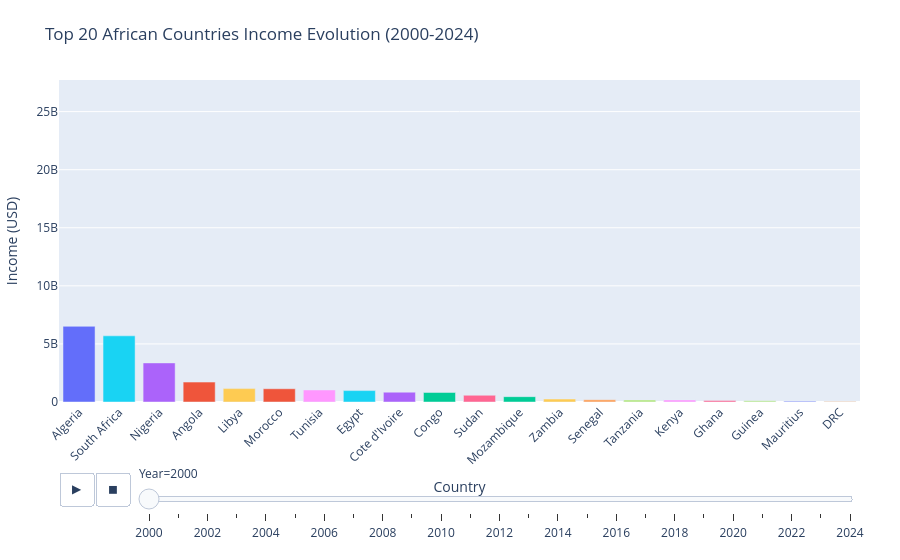

Notebook cell for this chart:
### Markdown cell above
5. Interactive Plotly Dashboard with Time Slider

What it is: A dynamic HTML-based visualization where the user can slide a timeline handle at the bottom back and forth to see bar charts or bubble sizes change instantly.

Why use it: Perfect for embedding into web pages, Jupyter Notebooks, or sharing as an interactive standalone file where users want to hover over datapoints to see exact values.

### Code cell
import plotly.express as px

latest_year = year_columns[-1]
top_n = 20

top_countries = data.sort_values(by=latest_year, ascending=False).head(top_n)['Country English']
df_top = data[data['Country English'].isin(top_countries)].copy()

df_long = df_top.melt(
    id_vars=['Country English'],
    value_vars=year_columns,
    var_name='Year',
    value_name='Income'
)
df_long['Year'] = df_long['Year'].astype(int)

fig = px.bar(
    df_long,
    x='Country English',
    y='Income',
    color='Country English',
    animation_frame='Year',
    animation_group='Country English',
    range_y=[0, df_long['Income'].max() * 1.05],
    title=f'Top {top_n} African Countries Income Evolution (2000-2024)',
    labels={'Country English': 'Country', 'Income': 'Income (USD)'}
)

fig.update_layout(
    showlegend=False,
    xaxis_tickangle=-45,
    transition={'duration': 500},
    margin=dict(l=40, r=40, t=80, b=140)
)
fig.update_xaxes(categoryorder='total descending')
fig.show()

### Figure 1 — Plotly figure (JSON) as saved in the notebook; plotly's stock layout.template omitted (floating-point values rounded to 4 significant figures)
{"data": [{"hovertemplate": "Country=%{x}<br>Year=2000<br>Income (USD)=%{y}<extra></extra>", "ids": ["Algeria"], "legendgroup": "Algeria", "marker": {"color": "#636efa", "pattern": {"shape": ""}}, "name": "Algeria", "orientation": "v", "showlegend": true, "textposition": "auto", "type": "bar", "x": ["Algeria"], "xaxis": "x", "y": [6515000000.0], "yaxis": "y"}, {"hovertemplate": "Country=%{x}<br>Year=2000<br>Income (USD)=%{y}<extra></extra>", "ids": ["Angola"], "legendgroup": "Angola", "marker": {"color": "#EF553B", "pattern": {"shape": ""}}, "name": "Angola", "orientation": "v", "showlegend": true, "textposition": "auto", "type": "bar", "x": ["Angola"], "xaxis": "x", "y": [1715000000.0], "yaxis": "y"}, {"hovertemplate": "Country=%{x}<br>Year=2000<br>Income (USD)=%{y}<extra></extra>", "ids": ["Congo"], "legendgroup": "Congo", "marker": {"color": "#00cc96", "pattern": {"shape": ""}}, "name": "Congo", "orientation": "v", "showlegend": true, "textposition": "auto", "type": "bar", "x": ["Congo"], "xaxis": "x", "y": [821400000.0], "yaxis": "y"}, {"hovertemplate": "Country=%{x}<br>Year=2000<br>Income (USD)=%{y}<extra></extra>", "ids": ["Cote d'Ivoire"], "legendgroup": "Cote d'Ivoire", "marker": {"color": "#ab63fa", "pattern": {"shape": ""}}, "name": "Cote d'Ivoire", "orientation": "v", "showlegend": true, "textposition": "auto", "type": "bar", "x": ["Cote d'Ivoire"], "xaxis": "x", "y": [847400000.0], "yaxis": "y"}, {"hovertemplate": "Country=%{x}<br>Year=2000<br>Income (USD)=%{y}<extra></extra>", "ids": ["DRC"], "legendgroup": "DRC", "marker": {"color": "#FFA15A", "pattern": {"shape": ""}}, "name": "DRC", "orientation": "v", "showlegend": true, "textposition": "auto", "type": "bar", "x": ["DRC"], "xaxis": "x", "y": [32300000.0], "yaxis": "y"}, {"hovertemplate": "Country=%{x}<br>Year=2000<br>Income (USD)=%{y}<extra></extra>", "ids": ["Egypt"], "legendgroup": "Egypt", "marker": {"color": "#19d3f3", "pattern": {"shape": ""}}, "name": "Egypt", "orientation": "v", "showlegend": true, "textposition": "auto", "type": "bar", "x": ["Egypt"], "xaxis": "x", "y": [983000000.0], "yaxis": "y"}, {"hovertemplate": "Country=%{x}<br>Year=2000<br>Income (USD)=%{y}<extra></extra>", "ids": ["Ghana"], "legendgroup": "Ghana", "marker": {"color": "#FF6692", "pattern": {"shape": ""}}, "name": "Ghana", "orientation": "v", "showlegend": true, "textposition": "auto", "type": "bar", "x": ["Ghana"], "xaxis": "x", "y": [123200000.0], "yaxis": "y"}, {"hovertemplate": "Country=%{x}<br>Year=2000<br>Income (USD)=%{y}<extra></extra>", "ids": ["Guinea"], "legendgroup": "Guinea", "marker": {"color": "#B6E880", "pattern": {"shape": ""}}, "name": "Guinea", "orientation": "v", "showlegend": true, "textposition": "auto", "type": "bar", "x": ["Guinea"], "xaxis": "x", "y": [101100000.0], "yaxis": "y"}, {"hovertemplate": "Country=%{x}<br>Year=2000<br>Income (USD)=%{y}<extra></extra>", "ids": ["Kenya"], "legendgroup": "Kenya", "marker": {"color": "#FF97FF", "pattern": {"shape": ""}}, "name": "Kenya", "orientation": "v", "showlegend": true, "textposition": "auto", "type": "bar", "x": ["Kenya"], "xaxis": "x", "y": [178100000.0], "yaxis": "y"}, {"hovertemplate": "Country=%{x}<br>Year=2000<br>Income (USD)=%{y}<extra></extra>", "ids": ["Libya"], "legendgroup": "Libya", "marker": {"color": "#FECB52", "pattern": {"shape": ""}}, "name": "Libya", "orientation": "v", "showlegend": true, "textposition": "auto", "type": "bar", "x": ["Libya"], "xaxis": "x", "y": [1152000000.0], "yaxis": "y"}, {"hovertemplate": "Country=%{x}<br>Year=2000<br>Income (USD)=%{y}<extra></extra>", "ids": ["Mauritius"], "legendgroup": "Mauritius", "marker": {"color": "#636efa", "pattern": {"shape": ""}}, "name": "Mauritius", "orientation": "v", "showlegend": true, "textposition": "auto", "type": "bar", "x": ["Mauritius"], "xaxis": "x", "y": [64870000.0], "yaxis": "y"}, {"hovertemplate": "Country=%{x}<br>Year=2000<br>Income (USD)=%{y}<extra></extra>", "ids": ["Morocco"], "legendgroup": "Morocco", "marker": {"color": "#EF553B", "pattern": {"shape": ""}}, "name": "Morocco", "orientation": "v", "showlegend": true, "textposition": "auto", "type": "bar", "x": ["Morocco"], "xaxis": "x", "y": [1140000000.0], "yaxis": "y"}, {"hovertemplate": "Country=%{x}<br>Year=2000<br>Income (USD)=%{y}<extra></extra>", "ids": ["Mozambique"], "legendgroup": "Mozambique", "marker": {"color": "#00cc96", "pattern": {"shape": ""}}, "name": "Mozambique", "orientation": "v", "showlegend": true, "textposition": "auto", "type": "bar", "x": ["Mozambique"], "xaxis": "x", "y": [458800000.0], "yaxis": "y"}, {"hovertemplate": "Country=%{x}<br>Year=2000<br>Income (USD)=%{y}<extra></extra>", "ids": ["Nigeria"], "legendgroup": "Nigeria", "marker": {"color": "#ab63fa", "pattern": {"shape": ""}}, "name": "Nigeria", "orientation": "v", "showlegend": true, "textposition": "auto", "type": "bar", "x": ["Nigeria"], "xaxis": "x", "y": [3365000000.0], "yaxis": "y"}, {"hovertemplate": "Country=%{x}<br>Year=2000<br>Income (USD)=%{y}<extra></extra>", "ids": ["Senegal"], "legendgroup": "Senegal", "marker": {"color": "#FFA15A", "pattern": {"shape": ""}}, "name": "Senegal", "orientation": "v", "showlegend": true, "textposition": "auto", "type": "bar", "x": ["Senegal"], "xaxis": "x", "y": [197200000.0], "yaxis": "y"}, {"hovertemplate": "Country=%{x}<br>Year=2000<br>Income (USD)=%{y}<extra></extra>", "ids": ["South Africa"], "legendgroup": "South Africa", "marker": {"color": "#19d3f3", "pattern": {"shape": ""}}, "name": "South Africa", "orientation": "v", "showlegend": true, "textposition": "auto", "type": "bar", "x": ["South Africa"], "xaxis": "x", "y": [5696000000.0], "yaxis": "y"}, {"hovertemplate": "Country=%{x}<br>Year=2000<br>Income (USD)=%{y}<extra></extra>", "ids": ["Sudan"], "legendgroup": "Sudan", "marker": {"color": "#FF6692", "pattern": {"shape": ""}}, "name": "Sudan", "orientation": "v", "showlegend": true, "textposition": "auto", "type": "bar", "x": ["Sudan"], "xaxis": "x", "y": [579600000.0], "yaxis": "y"}, {"hovertemplate": "Country=%{x}<br>Year=2000<br>Income (USD)=%{y}<extra></extra>", "ids": ["Tanzania"], "legendgroup": "Tanzania", "marker": {"color": "#B6E880", "pattern": {"shape": ""}}, "name": "Tanzania", "orientation": "v", "showlegend": true, "textposition": "auto", "type": "bar", "x": ["Tanzania"], "xaxis": "x", "y": [180400000.0], "yaxis": "y"}, {"hovertemplate": "Country=%{x}<br>Year=2000<br>Income (USD)=%{y}<extra></extra>", "ids": ["Tunisia"], "legendgroup": "Tunisia", "marker": {"color": "#FF97FF", "pattern": {"shape": ""}}, "name": "Tunisia", "orientation": "v", "showlegend": true, "textposition": "auto", "type": "bar", "x": ["Tunisia"], "xaxis": "x", "y": [1036000000.0], "yaxis": "y"}, {"hovertemplate": "Country=%{x}<br>Year=2000<br>Income (USD)=%{y}<extra></extra>", "ids": ["Zambia"], "legendgroup": "Zambia", "marker": {"color": "#FECB52", "pattern": {"shape": ""}}, "name": "Zambia", "orientation": "v", "showlegend": true, "textposition": "auto", "type": "bar", "x": ["Zambia"], "xaxis": "x", "y": [255100000.0], "yaxis": "y"}], "layout": {"barmode": "relative", "legend": {"title": {"text": "Country"}, "tracegroupgap": 0}, "margin": {"b": 140, "l": 40, "r": 40, "t": 80}, "showlegend": false, "sliders": [{"active": 0, "currentvalue": {"prefix": "Year="}, "len": 0.9, "pad": {"b": 10, "t": 60}, "steps": [{"args": [["2000"], {"frame": {"duration": 0, "redraw": true}, "fromcurrent": true, "mode": "immediate", "transition": {"duration": 0, "easing": "linear"}}], "label": "2000", "method": "animate"}, {"args": [["2001"], {"frame": {"duration": 0, "redraw": true}, "fromcurrent": true, "mode": "immediate", "transition": {"duration": 0, "easing": "linear"}}], "label": "2001", "method": "animate"}, {"args": [["2002"], {"frame": {"duration": 0, "redraw": true}, "fromcurrent": true, "mode": "immediate", "transition": {"duration": 0, "easing": "linear"}}], "label": "2002", "method": "animate"}, {"args": [["2003"], {"frame": {"duration": 0, "redraw": true}, "fromcurrent": true, "mode": "immediate", "transition": {"duration": 0, "easing": "linear"}}], "label": "2003", "method": "animate"}, {"args": [["2004"], {"frame": {"duration": 0, "redraw": true}, "fromcurrent": true, "mode": "immediate", "transition": {"duration": 0, "easing": "linear"}}], "label": "2004", "method": "animate"}, {"args": [["2005"], {"frame": {"duration": 0, "redraw": true}, "fromcurrent": true, "mode": "immediate", "transition": {"duration": 0, "easing": "linear"}}], "label": "2005", "method": "animate"}, {"args": [["2006"], {"frame": {"duration": 0, "redraw": true}, "fromcurrent": true, "mode": "immediate", "transition": {"duration": 0, "easing": "linear"}}], "label": "2006", "method": "animate"}, {"args": [["2007"], {"frame": {"duration": 0, "redraw": true}, "fromcurrent": true, "mode": "immediate", "transition": {"duration": 0, "easing": "linear"}}], "label": "2007", "method": "animate"}, {"args": [["2008"], {"frame": {"duration": 0, "redraw": true}, "fromcurrent": true, "mode": "immediate", "transition": {"duration": 0, "easing": "linear"}}], "label": "2008", "method": "animate"}, {"args": [["2009"], {"frame": {"duration": 0, "redraw": true}, "fromcurrent": true, "mode": "immediate", "transition": {"duration": 0, "easing": "linear"}}], "label": "2009", "method": "animate"}, {"args": [["2010"], {"frame": {"duration": 0, "redraw": true}, "fromcurrent": true, "mode": "immediate", "transition": {"duration": 0, "easing": "linear"}}], "label": "2010", "method": "animate"}, {"args": [["2011"], {"frame": {"duration": 0, "redraw": true}, "fromcurrent": true, "mode": "immediate", "transition": {"duration": 0, "easing": "linear"}}], "label": "2011", "method": "animate"}, {"args": [["2012"], {"frame": {"duration": 0, "redraw": true}, "fromcurrent": true, "mode": "immediate", "transition": {"duration": 0, "easing": "linear"}}], "label": "2012", "method": "animate"}, {"args": [["2013"], {"frame": {"duration": 0, "redraw": true}, "fromcurrent": true, "mode": "immediate", "transition": {"duration": 0, "easing": "linear"}}], "label": "2013", "method": "animate"}, {"args": [["2014"], {"frame": {"duration": 0, "redraw": true}, "fromcurrent": true, "mode": "immediate", "transition": {"duration": 0, "easing": "linear"}}], "label": "2014", "method": "animate"}, {"args": [["2015"], {"frame": {"duration": 0, "redraw": true}, "fromcurrent": true, "mode": "immediate", "transition": {"duration": 0, "easing": "linear"}}], "label": "2015", "method": "animate"}, {"args": [["2016"], {"frame": {"duration": 0, "redraw": true}, "fromcurrent": true, "mode": "immediate", "transition": {"duration": 0, "easing": "linear"}}], "label": "2016", "method": "animate"}, {"args": [["2017"], {"frame": {"duration": 0, "redraw": true}, "fromcurrent": true, "mode": "immediate", "transition": {"duration": 0, "easing": "linear"}}], "label": "2017", "method": "animate"}, {"args": [["2018"], {"frame": {"duration": 0, "redraw": true}, "fromcurrent": true, "mode": "immediate", "transition": {"duration": 0, "easing": "linear"}}], "label": "2018", "method": "animate"}, {"args": [["2019"], {"frame": {"duration": 0, "redraw": true}, "fromcurrent": true, "mode": "immediate", "transition": {"duration": 0, "easing": "linear"}}], "label": "2019", "method": "animate"}, {"args": [["2020"], {"frame": {"duration": 0, "redraw": true}, "fromcurrent": true, "mode": "immediate", "transition": {"duration": 0, "easing": "linear"}}], "label": "2020", "method": "animate"}, {"args": [["2021"], {"frame": {"duration": 0, "redraw": true}, "fromcurrent": true, "mode": "immediate", "transition": {"duration": 0, "easing": "linear"}}], "label": "2021", "method": "animate"}, {"args": [["2022"], {"frame": {"duration": 0, "redraw": true}, "fromcurrent": true, "mode": "immediate", "transition": {"duration": 0, "easing": "linear"}}], "label": "2022", "method": "animate"}, {"args": [["2023"], {"frame": {"duration": 0, "redraw": true}, "fromcurrent": true, "mode": "immediate", "transition": {"duration": 0, "easing": "linear"}}], "label": "2023", "method": "animate"}, {"args": [["2024"], {"frame": {"duration": 0, "redraw": true}, "fromcurrent": true, "mode": "immediate", "transition": {"duration": 0, "easing": "linear"}}], "label": "2024", "method": "animate"}], "x": 0.1, "xanchor": "left", "y": 0, "yanchor": "top"}], "title": {"text": "Top 20 African Countries Income Evolution (2000-2024)"}, "transition": {"duration": 500}, "updatemenus": [{"buttons": [{"args": [null, {"frame": {"duration": 500, "redraw": true}, "fromcurrent": true, "mode": "immediate", "transition": {"duration": 500, "easing": "linear"}}], "label": "&#9654;", "method": "animate"}, {"args": [[null], {"frame": {"duration": 0, "redraw": true}, "fromcurrent": true, "mode": "immediate", "transition": {"duration": 0, "easing": "linear"}}], "label": "&#9724;", "method": "animate"}], "direction": "left", "pad": {"r": 10, "t": 70}, "showactive": false, "type": "buttons", "x": 0.1, "xanchor": "right", "y": 0, "yanchor": "top"}], "xaxis": {"anchor": "y", "categoryarray": ["Algeria", "Angola", "Congo", "Cote d'Ivoire", "DRC", "Egypt", "Ghana", "Guinea", "Kenya", "Libya", "Mauritius", "Morocco", "Mozambique", "Nigeria", "Senegal", "South Africa", "Sudan", "Tanzania", "Tunisia", "Zambia"], "categoryorder": "total descending", "domain": [0, 1], "tickangle": -45, "title": {"text": "Country"}}, "yaxis": {"anchor": "x", "domain": [0, 1], "range": [0, 27721470000], "title": {"text": "Income (USD)"}}}}
